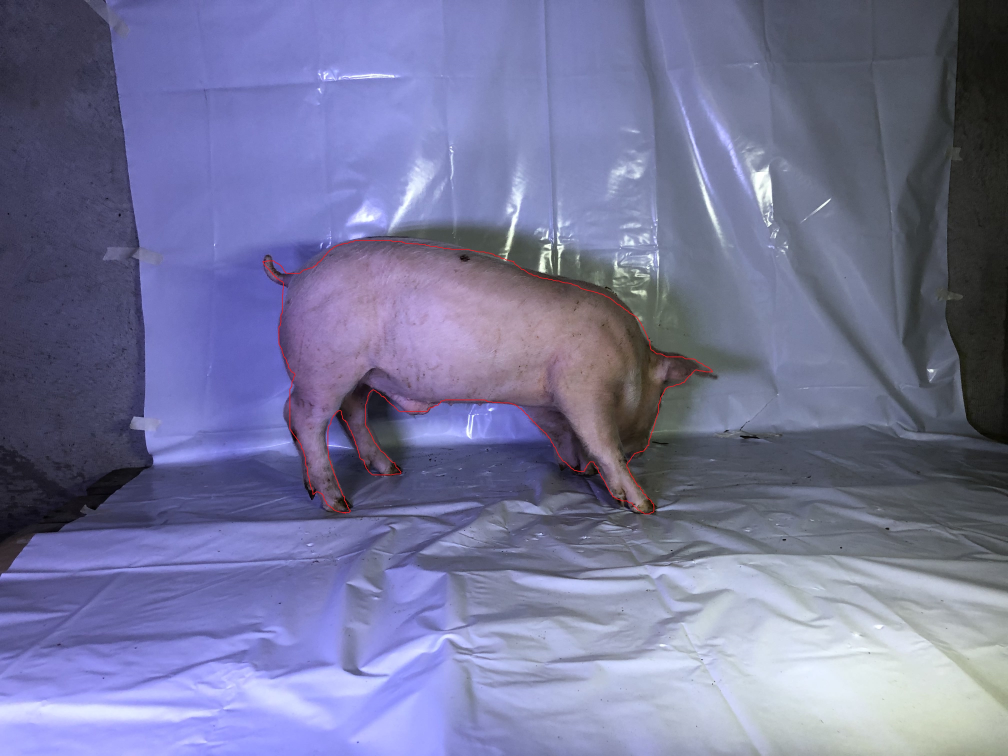
#> input picture THESIS_SWINE/Pig Samples With Outline - Copy/Pig 5/IMG_5609_x.jpg, 4032 x 3024 px (shown at 1/4 size); its folder holds only this picture in this run
$ python train.py   (older library calls are emulated)
#> lines starting #> are read from the running program, lines starting #| are printed output that depends on the picture; after the words box and inside, x2 and y2 are one past the last pixel; in counts of white or black regions, pixels touching at a corner belong together
import cv2
import numpy as np
import os

basePath = "./Pig 5/"
outputPath = basePath+"outputs/"

imageList = [i for i in os.listdir(basePath) if ".jpg" in i]
imageList.sort()

with open(basePath+"/data.txt", "w") as f:
    pass

for inputImage in imageList:
    img = cv2.imread(basePath+inputImage)
#> img is the input picture: shape (3024, 4032, 3); mean B, G, R 154.2, 118, 116.6

    hsv = cv2.cvtColor(img, cv2.COLOR_BGR2HSV)
#> hsv: shape (3024, 4032, 3); mean H, S, V 111.7, 65.9, 155.6

    lower1 = (0, 70, 50)
    upper1 = (10, 255, 255)

    thresh1 = cv2.inRange(hsv, lower1, upper1)
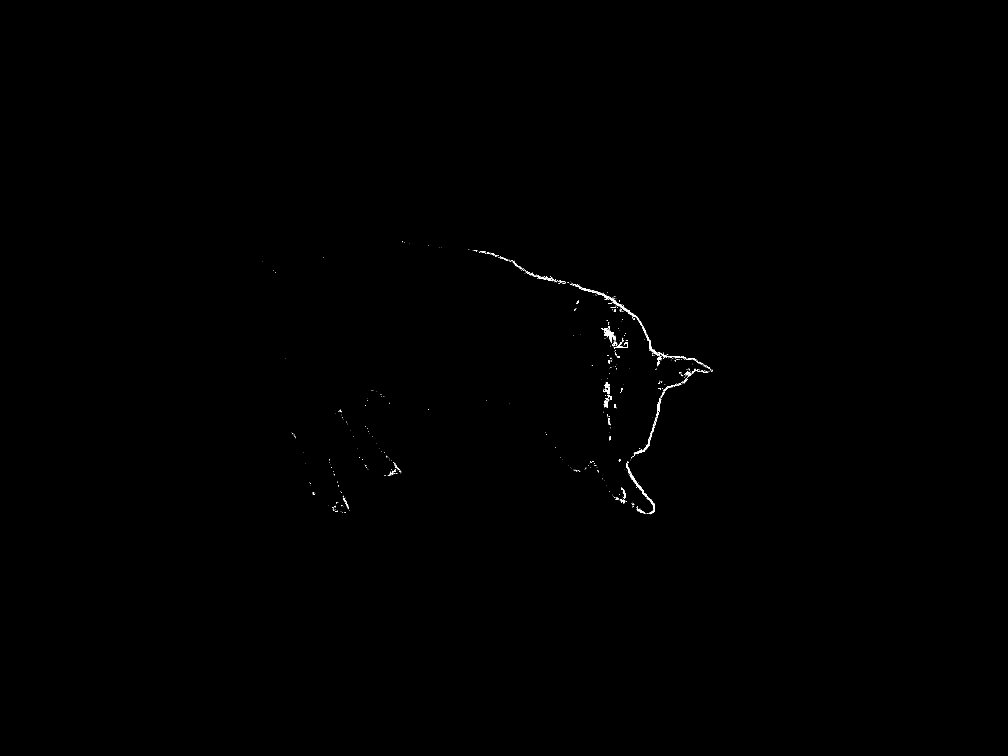
#> thresh1: shape (3024, 4032) (shown at 1/4 size); 0.1% white in thin lines or dots, all inside (x1, y1, x2, y2) = (1051, 966, 2851, 2057)

    lower2 = (170, 70, 50)
    upper2 = (255, 255, 255)

    thresh2 = cv2.inRange(hsv, lower2, upper2)
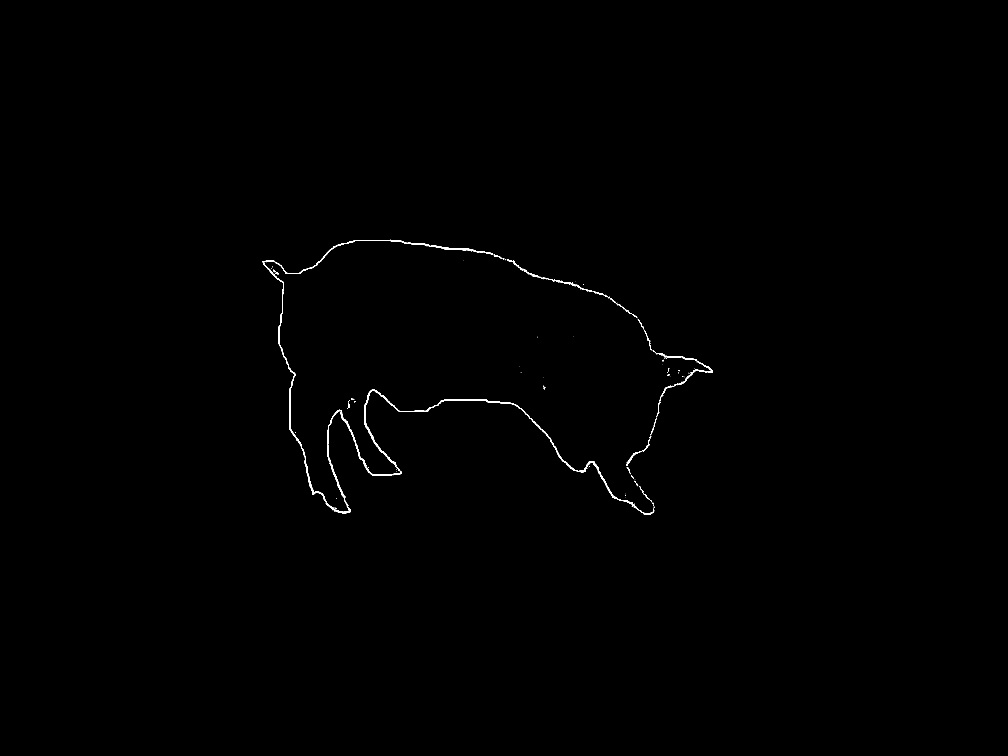
#> thresh2: shape (3024, 4032) (shown at 1/4 size); 0.23% white; 166 white regions (112 under 20 px), largest, box (x1, y1, x2, y2) and area: (1050, 959, 1972, 2055) 9322, (1459, 1557, 2491, 2004) 7530, (1309, 1639, 1607, 2000) 3756

    thresh = cv2.bitwise_or(thresh1, thresh2)
#> thresh: shape (3024, 4032); 0.32% white; 335 white regions (288 under 20 px), largest, box (x1, y1, x2, y2) and area: (1050, 959, 2852, 2059) 34010, (2418, 1530, 2440, 1576) 455, (2416, 1322, 2454, 1349) 417

    k = np.ones((3,3), dtype = "uint8")
    thresh = cv2.dilate(thresh,k,iterations=3)
#> thresh: shape (3024, 4032); 0.89% white; 53 white regions


    y, x = thresh.shape[:2]
#> y = 3024; x = 4032
    yNew = 500
    xNew = int((x/y) * yNew)
#> xNew = 666

    img = cv2.resize(img, (xNew, yNew))
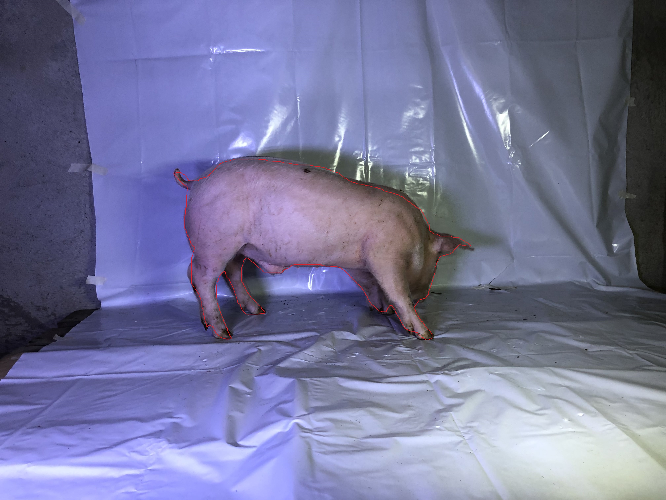
#> img: shape (500, 666, 3); mean B, G, R 154.1, 117.8, 116.5
    thresh = cv2.resize(thresh, (xNew, yNew))
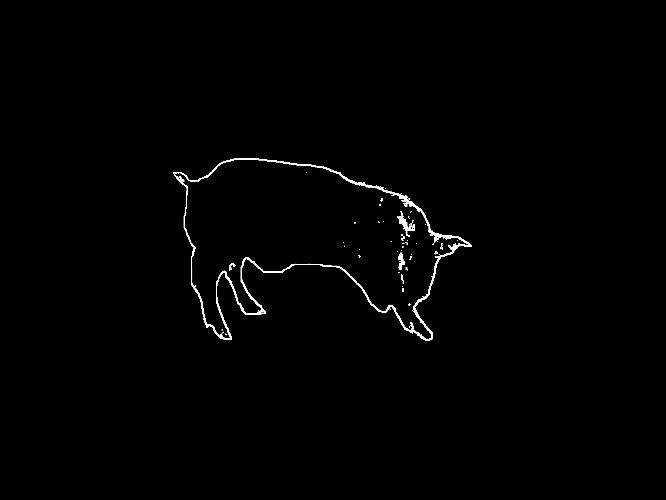
#> thresh: shape (500, 666); min 0, max 255, mean 2.3


    # Find contours.
    _, cnts, _ = cv2.findContours(thresh, cv2.RETR_EXTERNAL, cv2.CHAIN_APPROX_SIMPLE)
#> cnts = 2 contours, 1 with area under 20; largest, box (x1, y1, x2, y2) and area: (173, 158, 472, 341) 29035

    # If there is atleast one contours.
    if len(cnts):

        # List for lengths of contours.
        cntsLen = []

        # Append all the length of cnts.
        for i in range(len(cnts)):
            cntsLen.append(len(cnts[i]))
#> this loop made 2 passes
#> after the loop, cntsLen = [1, 501]

        # Get the max length.
        maxIdxCnts = cntsLen.index(max(cntsLen))
#> maxIdxCnts = 1

        # Draw the max length contours on another mask.
        # Largest contours.
        maskBinary = np.zeros(thresh.shape[:2], dtype="uint8")
        maskCnts = np.zeros(thresh.shape[:2], dtype="uint8")
        maskBinaryEllipse = np.zeros(img.shape, dtype="uint8")

        cv2.drawContours(maskBinary, cnts, maxIdxCnts, (255), -1)
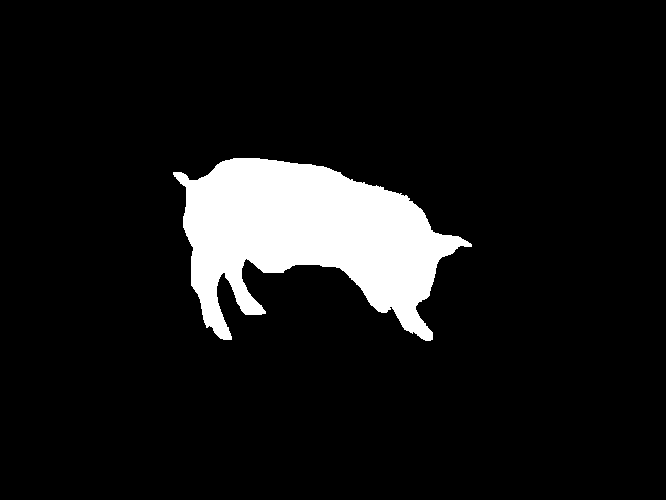
#> maskBinary: shape (500, 666); 8.9% white; 1 white region, box (x1, y1, x2, y2) and area: (173, 158, 472, 341) 29553
        cv2.drawContours(maskCnts, cnts, maxIdxCnts, (255), 2)
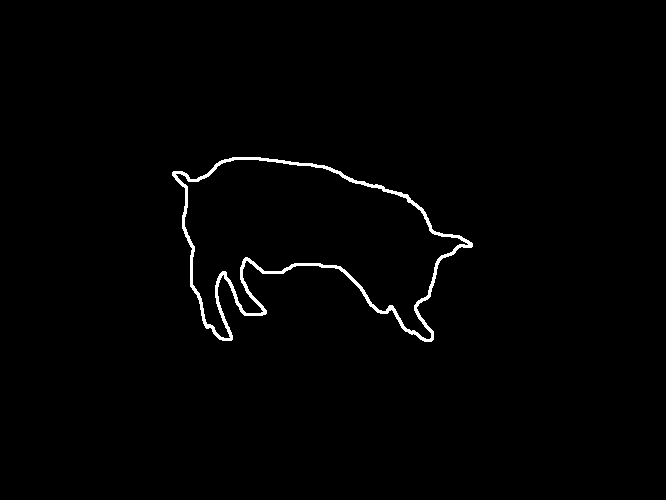
#> maskCnts: shape (500, 666); 1.1% white; 1 white region, box (x1, y1, x2, y2) and area: (172, 157, 473, 342) 3778
        cv2.drawContours(maskBinaryEllipse, cnts, maxIdxCnts, (255, 255, 255), -1)

        ellipse = cv2.fitEllipse(cnts[maxIdxCnts])
#> ellipse = ((309.7, 248.6), (180.2, 281.6), 101.6)
        (x, y), (ma, MA), angle = cv2.fitEllipse(cnts[maxIdxCnts])
#> x = 309.7; y = 248.6; ma = 180.2; MA = 281.6; angle = 101.6
        cv2.ellipse(maskBinaryEllipse, ellipse, (0, 0, 255), 3)
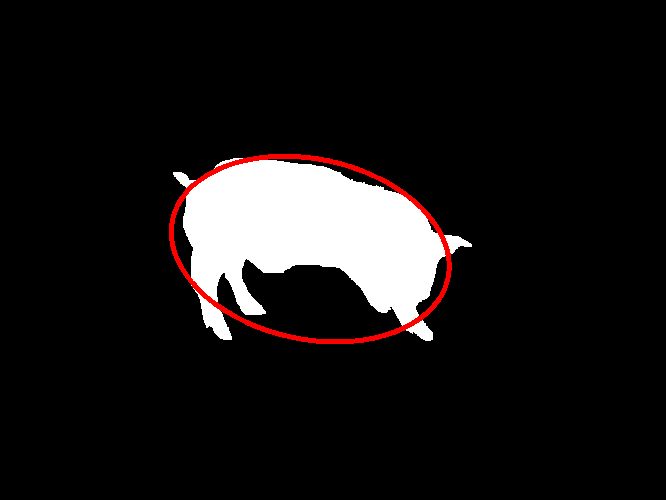
#> maskBinaryEllipse: shape (500, 666, 3); mean of channels 0, 1, 2 22, 22, 24.8; drawn as B, G, R

        numWhitePixels = cv2.countNonZero(maskBinary)
#> numWhitePixels = 29553
        totalPixels = img.shape[0]*img.shape[1]
#> totalPixels = 333000
        areaPercentage = (numWhitePixels/totalPixels)*100
#> areaPercentage = 8.87

        imageBGR = img
        maskBinary = maskBinary
        maskCnts = maskCnts

        # [4 lines of commented-out code are left out]

        cv2.imwrite(outputPath+"sample1_"+str(inputImage)+"_orig_resized.jpg", img)
        cv2.imwrite(outputPath+"sample1_"+str(inputImage)+"_binary.jpg", maskBinary)
        cv2.imwrite(outputPath+"sample1_"+str(inputImage)+"_cnts.jpg", maskCnts)
        cv2.imwrite(outputPath+"sample1_"+str(inputImage)+"_ellipse.jpg", maskBinaryEllipse)

        toWrite = str(inputImage)
        toWrite += ","
        toWrite += str(areaPercentage)
#> toWrite = 'IMG_5609_x.jpg,8.874774774774776'
        toWrite += ","
#> toWrite = 'IMG_5609_x.jpg,8.874774774774776,'
        toWrite += str(MA)
        toWrite += ","
        toWrite += str(ma)

        toWrite += "\n"

        with open(basePath+"/data.txt", "a") as f:
            f.write(toWrite)

    #cv2.imshow("test", maskBinary)

cv2.waitKey(0)
cv2.destroyAllWindows()
